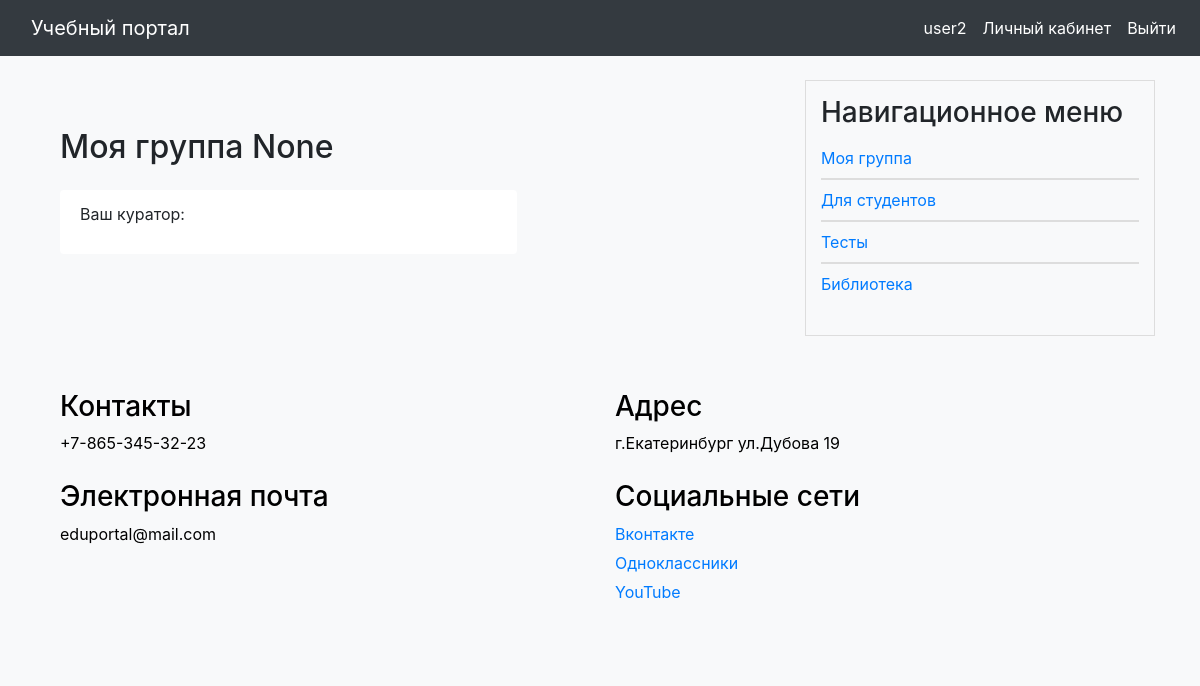
Page /education/my_group/ (signed in) on the earlier database version.
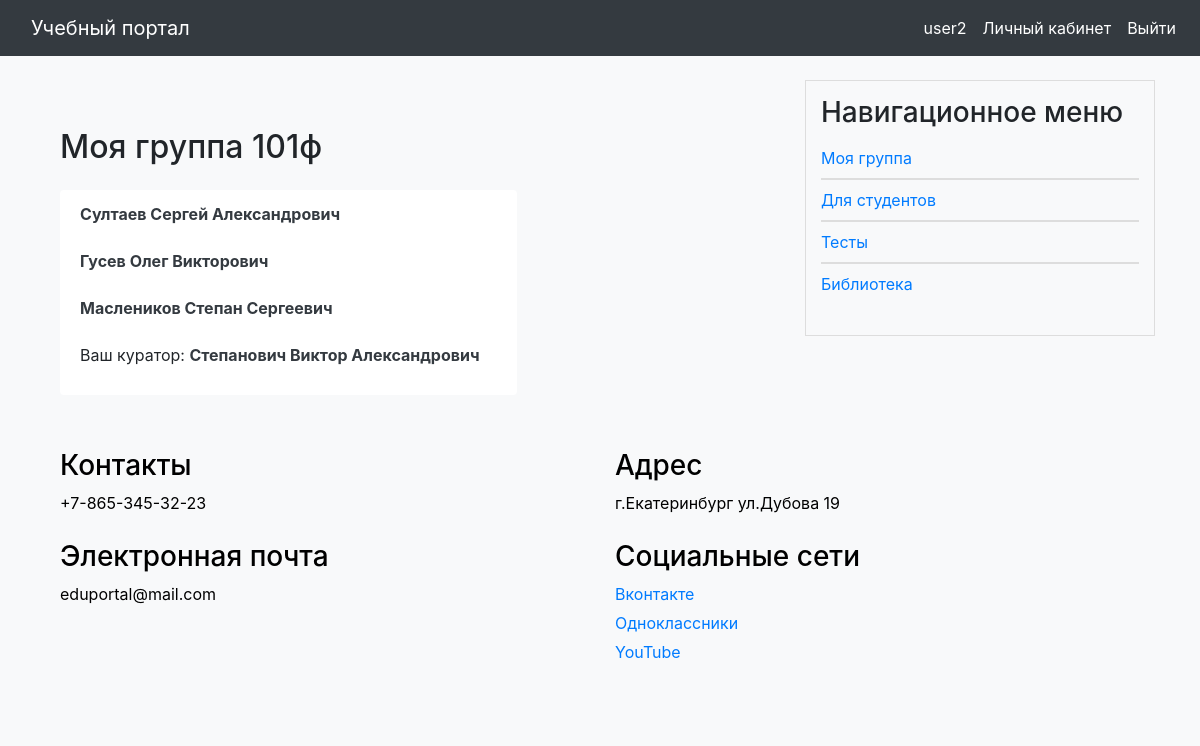
Same page on the later database version.
### users/models.py (models this page shows, shortened)
class GroupStudents(models.Model):
    class Meta:
        verbose_name = 'Группы студентов'
        verbose_name_plural = 'Группа студентов'
    group = models.CharField(max_length=100, db_index=True, verbose_name='Группа')
    courses = models.ManyToManyField('education.Courses', related_name='groups_related', verbose_name='Курсы')
    slug = models.SlugField(max_length=100, unique=True, db_index=True, verbose_name='Slug')
    curator = models.ForeignKey('User', blank=True, related_name='curator', verbose_name='Куратор группы',
                                on_delete=models.SET_NULL, default=None, null=True)
    members = models.ManyToManyField('User', related_name='group_members', verbose_name='Участники группы')
    def __str__(self):
        return self.group

class User(AbstractUser):
    class Status(models.IntegerChoices):
        NO_CURATOR = 0, 'Не куратор'
        CURATOR = 1, 'Куратор'
    surname = models.CharField(max_length=255, blank=True, verbose_name='Отчество')
    photo = models.ImageField(upload_to="users/%Y/%m/%d/", blank=True, null=True, verbose_name="Фотография")
    date_birth = models.DateTimeField(blank=True, verbose_name="Дата рождения")
    cat_user = models.ForeignKey('CategoryUser', on_delete=models.PROTECT, related_name='users',
                                 default=None, null=True, verbose_name='Категория пользователя')
    group_stud = models.ForeignKey('GroupStudents', blank=True, related_name='groups',
                                   verbose_name='Группа пользователя', on_delete=models.PROTECT, default=None,
                                   null=True)
    phone_number = models.CharField(max_length=100, unique=True, blank=True, verbose_name='Номер телефона')
    courses = models.ManyToManyField('education.Courses', related_name='course_teacher',
                                     verbose_name='Курсы преподавателя')
    is_curator = models.BooleanField(choices=tuple(map(lambda x: (bool(x[0]), x[1]), Status.choices)),
                                     default=Status.NO_CURATOR, verbose_name="Статус кураторства")
    def get_full_name(self):
        return str(self.last_name + ' ' + self.first_name + ' ' + self.surname)
    def get_absolute_url(self):
        return reverse('users:profile_user', kwargs={'user_id': self.pk})

### education/views.py (the view)
# urls.py: path('my_group/', views.MuGroup.as_view(), name='my_group')
class MuGroup(ListView):
    model = GroupStudents
    template_name = 'education/my_group_stud.html'
    context_object_name = 'my_group'
    def get_queryset(self):
        user = self.request.user
        if user.group_stud:
            return user.group_stud
        else:
            return None

### portal/context_processors.py (called while the page is built)
def get_portal_context(request):
    navigate = ShowInfo.objects.all()
    return {'navigate': navigate}

### education/templates/education/my_group_stud.html
{% extends 'base.html' %}
{% block content %}
<div class="container mt-5">
    <div class="row">
        <div class="col-md-8">
                <h2 class="mb-4">Моя группа {{my_group}}</h2>
                <ul class="list-group">
                    {% for member in my_group.members.all %}
                    {% if member == request.user %}
                        <li class="list-group-item border-0">
                            <p>Вы: <a href="{% url 'users:profile' %}" class="text-dark font-weight-bold stretched-link">{{ member.get_full_name }}</a></p>
                        </li>
                    {% else %}
                        <li class="list-group-item border-0">
                            <a href="{{ member.get_absolute_url }}" class="text-dark font-weight-bold stretched-link">{{ member.get_full_name }}</a>
                        </li>
                    {% endif %}
                    {% endfor %}
                        <li class="list-group-item border-0">
                            <p>Ваш куратор: <a href="{{ my_group.curator.get_absolute_url }}" class="text-dark font-weight-bold stretched-link">{{ my_group.curator.get_full_name }}</a></p>
                        </li>
                </ul>
        </div>
    </div>
</div>
{% endblock %}

Differences in the rows shown:
now on this page (row unchanged): GroupStudents: group "101ф", curator.get_full_name "Степанович Виктор Александрович"
now on this page (row edited): User: get_full_name "Султаев Сергей Александрович"
now on this page (row edited): User: get_full_name "Гусев Олег Викторович"
now on this page (row unchanged): User: get_full_name "Маслеников Степан Сергеевич"
Other differences:
{{ my_group }}: "None" → (not shown)
